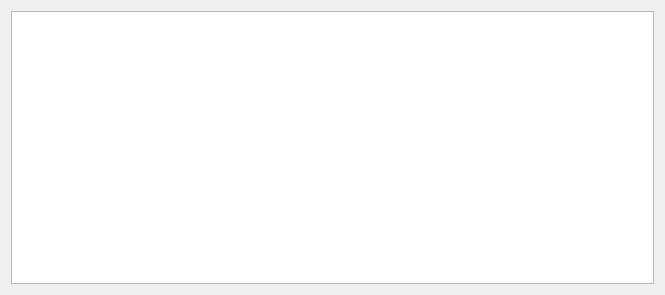
<?xml version="1.0" encoding="UTF-8"?>
<ui version="4.0">
 <class>MainWindow</class>
 <widget class="QWidget" name="MainWindow">
  <property name="geometry">
   <rect>
    <x>0</x>
    <y>0</y>
    <width>665</width>
    <height>295</height>
   </rect>
  </property>
  <property name="windowTitle">
   <string>Form</string>
  </property>
  <layout class="QGridLayout" name="gridLayout">
   <item row="0" column="0">
    <widget class="QTableView" name="tableView"/>
   </item>
  </layout>
 </widget>
 <resources/>
 <connections/>
</ui>
